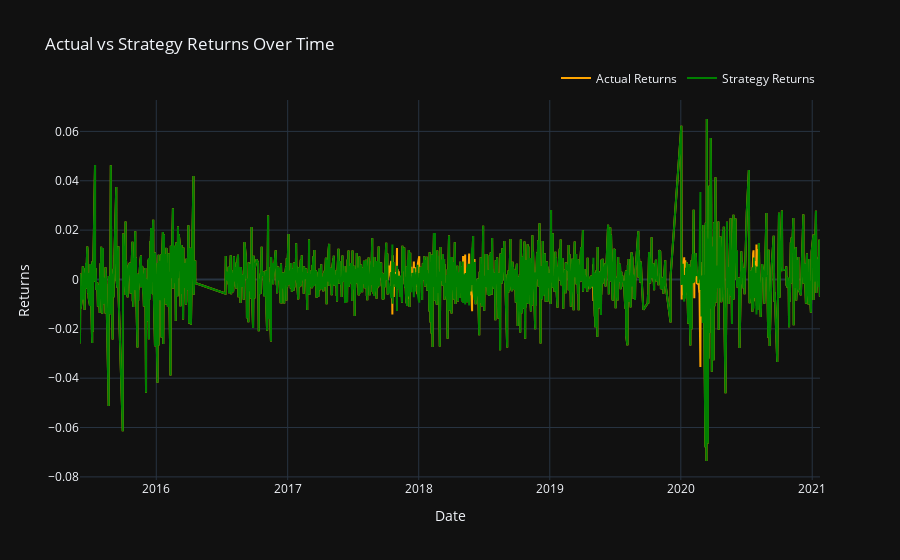

Here is the notebook cell this chart was saved with:
### Code cell
fig = go.Figure()

# Add scatter trace for Actual Returns
fig.add_trace(go.Scatter(
    x=predictions_df.index,
    y=predictions_df['Actual Returns'],
    mode='lines',
    name='Actual Returns',
    line=dict(color='orange', width=2)
))

# Add scatter trace for Strategy Returns
fig.add_trace(go.Scatter(
    x=predictions_df.index,
    y=predictions_df['Strategy Returns'],
    mode='lines',
    name='Strategy Returns',
    line=dict(color='green', width=2)
))

# Update layout
fig.update_layout(
    title='Actual vs Strategy Returns Over Time',
    xaxis_title='Date',
    yaxis_title='Returns',
    hovermode='x',
    template='plotly_dark',  # Dark theme
    legend=dict(orientation='h', yanchor='bottom', y=1.02, xanchor='right', x=1)
)

# Show plot
fig.show()

### Figure 1 — Plotly figure (JSON) as saved in the notebook; plotly's stock layout.template omitted (floating-point values rounded to 4 significant figures; data arrays with more than 128 entries replaced by an {"elided": "..."} marker saying what was removed)
{"data": [{"line": {"color": "orange", "width": 2}, "mode": "lines", "name": "Actual Returns", "type": "scatter", "x": {"elided": "4147 str values"}, "y": {"elided": "4147 float values"}}, {"line": {"color": "green", "width": 2}, "mode": "lines", "name": "Strategy Returns", "type": "scatter", "x": {"elided": "4147 str values"}, "y": {"elided": "4147 float values"}}], "layout": {"autosize": true, "hovermode": "x", "legend": {"orientation": "h", "x": 1, "xanchor": "right", "y": 1.02, "yanchor": "bottom"}, "title": {"text": "Actual vs Strategy Returns Over Time"}, "xaxis": {"autorange": true, "range": ["2015-06-02 12:30", "2021-01-22 15:45"], "title": {"text": "Date"}, "type": "date"}, "yaxis": {"autorange": true, "range": [-0.08126, 0.07273], "title": {"text": "Returns"}, "type": "linear"}}}
